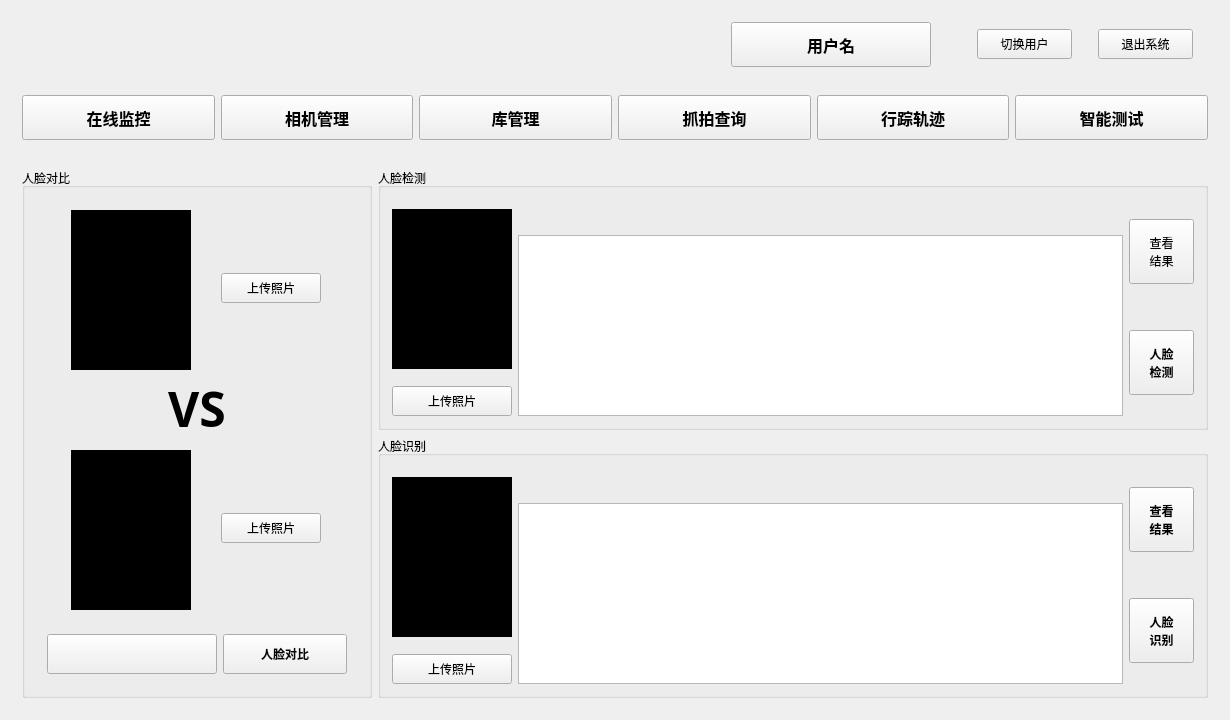
<?xml version="1.0" encoding="UTF-8"?>
<ui version="4.0">
 <class>MainInterface</class>
 <widget class="QWidget" name="MainInterface">
  <property name="geometry">
   <rect>
    <x>0</x>
    <y>0</y>
    <width>1230</width>
    <height>720</height>
   </rect>
  </property>
  <property name="minimumSize">
   <size>
    <width>1150</width>
    <height>700</height>
   </size>
  </property>
  <property name="windowTitle">
   <string>监控系统</string>
  </property>
  <layout class="QGridLayout" name="gridLayout">
   <item row="0" column="0">
    <widget class="QWidget" name="widget_2" native="true">
     <layout class="QHBoxLayout" name="horizontalLayout_2">
      <item>
       <spacer name="horizontalSpacer">
        <property name="orientation">
         <enum>Qt::Horizontal</enum>
        </property>
        <property name="sizeHint" stdset="0">
         <size>
          <width>40</width>
          <height>20</height>
         </size>
        </property>
       </spacer>
      </item>
      <item>
       <widget class="QToolButton" name="button_user_account_name">
        <property name="minimumSize">
         <size>
          <width>200</width>
          <height>45</height>
         </size>
        </property>
        <property name="font">
         <font>
          <family>04b_21</family>
          <pointsize>12</pointsize>
          <weight>75</weight>
          <bold>true</bold>
         </font>
        </property>
        <property name="focusPolicy">
         <enum>Qt::TabFocus</enum>
        </property>
        <property name="text">
         <string>用户名</string>
        </property>
        <property name="toolButtonStyle">
         <enum>Qt::ToolButtonTextBesideIcon</enum>
        </property>
       </widget>
      </item>
      <item>
       <spacer name="horizontalSpacer_2">
        <property name="orientation">
         <enum>Qt::Horizontal</enum>
        </property>
        <property name="sizeType">
         <enum>QSizePolicy::Fixed</enum>
        </property>
        <property name="sizeHint" stdset="0">
         <size>
          <width>40</width>
          <height>20</height>
         </size>
        </property>
       </spacer>
      </item>
      <item>
       <widget class="QPushButton" name="button_change_account">
        <property name="minimumSize">
         <size>
          <width>95</width>
          <height>30</height>
         </size>
        </property>
        <property name="maximumSize">
         <size>
          <width>95</width>
          <height>30</height>
         </size>
        </property>
        <property name="text">
         <string>切换用户</string>
        </property>
       </widget>
      </item>
      <item>
       <spacer name="horizontalSpacer_4">
        <property name="orientation">
         <enum>Qt::Horizontal</enum>
        </property>
        <property name="sizeType">
         <enum>QSizePolicy::Fixed</enum>
        </property>
        <property name="sizeHint" stdset="0">
         <size>
          <width>20</width>
          <height>20</height>
         </size>
        </property>
       </spacer>
      </item>
      <item>
       <widget class="QPushButton" name="button_close_system">
        <property name="minimumSize">
         <size>
          <width>95</width>
          <height>30</height>
         </size>
        </property>
        <property name="maximumSize">
         <size>
          <width>95</width>
          <height>30</height>
         </size>
        </property>
        <property name="text">
         <string>退出系统</string>
        </property>
       </widget>
      </item>
      <item>
       <spacer name="horizontalSpacer_3">
        <property name="orientation">
         <enum>Qt::Horizontal</enum>
        </property>
        <property name="sizeType">
         <enum>QSizePolicy::Fixed</enum>
        </property>
        <property name="sizeHint" stdset="0">
         <size>
          <width>15</width>
          <height>20</height>
         </size>
        </property>
       </spacer>
      </item>
     </layout>
    </widget>
   </item>
   <item row="1" column="0">
    <widget class="QWidget" name="widget" native="true">
     <layout class="QHBoxLayout" name="horizontalLayout">
      <item>
       <widget class="QPushButton" name="button_online_monitoring">
        <property name="minimumSize">
         <size>
          <width>150</width>
          <height>45</height>
         </size>
        </property>
        <property name="maximumSize">
         <size>
          <width>200</width>
          <height>55</height>
         </size>
        </property>
        <property name="font">
         <font>
          <family>04b_21</family>
          <pointsize>12</pointsize>
          <weight>75</weight>
          <bold>true</bold>
         </font>
        </property>
        <property name="text">
         <string>在线监控</string>
        </property>
       </widget>
      </item>
      <item>
       <widget class="QPushButton" name="button_camera_management">
        <property name="minimumSize">
         <size>
          <width>150</width>
          <height>45</height>
         </size>
        </property>
        <property name="maximumSize">
         <size>
          <width>200</width>
          <height>55</height>
         </size>
        </property>
        <property name="font">
         <font>
          <family>04b_21</family>
          <pointsize>12</pointsize>
          <weight>75</weight>
          <bold>true</bold>
         </font>
        </property>
        <property name="text">
         <string>相机管理</string>
        </property>
       </widget>
      </item>
      <item>
       <widget class="QPushButton" name="button_library_management">
        <property name="minimumSize">
         <size>
          <width>150</width>
          <height>45</height>
         </size>
        </property>
        <property name="maximumSize">
         <size>
          <width>200</width>
          <height>55</height>
         </size>
        </property>
        <property name="font">
         <font>
          <family>04b_21</family>
          <pointsize>12</pointsize>
          <weight>75</weight>
          <bold>true</bold>
         </font>
        </property>
        <property name="text">
         <string>库管理</string>
        </property>
       </widget>
      </item>
      <item>
       <widget class="QPushButton" name="button_snap_query">
        <property name="minimumSize">
         <size>
          <width>150</width>
          <height>45</height>
         </size>
        </property>
        <property name="maximumSize">
         <size>
          <width>200</width>
          <height>55</height>
         </size>
        </property>
        <property name="font">
         <font>
          <family>04b_21</family>
          <pointsize>12</pointsize>
          <weight>75</weight>
          <bold>true</bold>
         </font>
        </property>
        <property name="text">
         <string>抓拍查询</string>
        </property>
       </widget>
      </item>
      <item>
       <widget class="QPushButton" name="button_track">
        <property name="minimumSize">
         <size>
          <width>150</width>
          <height>45</height>
         </size>
        </property>
        <property name="maximumSize">
         <size>
          <width>200</width>
          <height>55</height>
         </size>
        </property>
        <property name="font">
         <font>
          <family>04b_21</family>
          <pointsize>12</pointsize>
          <weight>75</weight>
          <bold>true</bold>
         </font>
        </property>
        <property name="text">
         <string>行踪轨迹</string>
        </property>
       </widget>
      </item>
      <item>
       <widget class="QPushButton" name="button_intelligence_test">
        <property name="minimumSize">
         <size>
          <width>150</width>
          <height>45</height>
         </size>
        </property>
        <property name="maximumSize">
         <size>
          <width>200</width>
          <height>55</height>
         </size>
        </property>
        <property name="font">
         <font>
          <family>04b_21</family>
          <pointsize>12</pointsize>
          <weight>75</weight>
          <bold>true</bold>
         </font>
        </property>
        <property name="text">
         <string>智能测试</string>
        </property>
       </widget>
      </item>
     </layout>
    </widget>
   </item>
   <item row="2" column="0">
    <widget class="QStackedWidget" name="stacked_main_funcation">
     <property name="currentIndex">
      <number>1</number>
     </property>
     <widget class="QWidget" name="page_camera_management"/>
     <widget class="QWidget" name="page_intelligence_test">
      <layout class="QGridLayout" name="gridLayout_5">
       <item row="0" column="1">
        <widget class="QGroupBox" name="groupBox_2">
         <property name="minimumSize">
          <size>
           <width>650</width>
           <height>240</height>
          </size>
         </property>
         <property name="title">
          <string>人脸检测</string>
         </property>
         <property name="flat">
          <bool>false</bool>
         </property>
         <property name="checkable">
          <bool>false</bool>
         </property>
         <property name="checked">
          <bool>false</bool>
         </property>
         <layout class="QGridLayout" name="gridLayout_2">
          <item row="0" column="0" rowspan="3">
           <widget class="QLabel" name="label_detect_image">
            <property name="minimumSize">
             <size>
              <width>120</width>
              <height>160</height>
             </size>
            </property>
            <property name="maximumSize">
             <size>
              <width>120</width>
              <height>160</height>
             </size>
            </property>
            <property name="styleSheet">
             <string notr="true">background-color: rgb(0, 0, 0);</string>
            </property>
            <property name="text">
             <string/>
            </property>
            <property name="alignment">
             <set>Qt::AlignCenter</set>
            </property>
           </widget>
          </item>
          <item row="0" column="1">
           <widget class="QLabel" name="label_detect_result">
            <property name="minimumSize">
             <size>
              <width>0</width>
              <height>30</height>
             </size>
            </property>
            <property name="maximumSize">
             <size>
              <width>50000</width>
              <height>30</height>
             </size>
            </property>
            <property name="font">
             <font>
              <family>04b_21</family>
              <pointsize>12</pointsize>
              <weight>75</weight>
              <bold>true</bold>
             </font>
            </property>
            <property name="styleSheet">
             <string notr="true"/>
            </property>
            <property name="text">
             <string/>
            </property>
            <property name="alignment">
             <set>Qt::AlignCenter</set>
            </property>
           </widget>
          </item>
          <item row="0" column="2" rowspan="2">
           <widget class="QPushButton" name="button_display_result">
            <property name="minimumSize">
             <size>
              <width>65</width>
              <height>65</height>
             </size>
            </property>
            <property name="maximumSize">
             <size>
              <width>65</width>
              <height>65</height>
             </size>
            </property>
            <property name="text">
             <string>查看
结果</string>
            </property>
           </widget>
          </item>
          <item row="1" column="1" rowspan="3">
           <widget class="QTreeWidget" name="tree_detect_result">
            <property name="minimumSize">
             <size>
              <width>380</width>
              <height>0</height>
             </size>
            </property>
            <property name="columnCount">
             <number>0</number>
            </property>
            <attribute name="headerCascadingSectionResizes">
             <bool>false</bool>
            </attribute>
            <attribute name="headerDefaultSectionSize">
             <number>150</number>
            </attribute>
            <attribute name="headerMinimumSectionSize">
             <number>120</number>
            </attribute>
           </widget>
          </item>
          <item row="2" column="2" rowspan="2">
           <widget class="QPushButton" name="button_detect_task">
            <property name="minimumSize">
             <size>
              <width>65</width>
              <height>65</height>
             </size>
            </property>
            <property name="maximumSize">
             <size>
              <width>65</width>
              <height>65</height>
             </size>
            </property>
            <property name="font">
             <font>
              <weight>75</weight>
              <bold>true</bold>
             </font>
            </property>
            <property name="text">
             <string>人脸
检测</string>
            </property>
           </widget>
          </item>
          <item row="3" column="0">
           <widget class="QPushButton" name="button_upload_detect_image">
            <property name="minimumSize">
             <size>
              <width>120</width>
              <height>30</height>
             </size>
            </property>
            <property name="maximumSize">
             <size>
              <width>120</width>
              <height>30</height>
             </size>
            </property>
            <property name="text">
             <string>上传照片</string>
            </property>
           </widget>
          </item>
         </layout>
        </widget>
       </item>
       <item row="1" column="1">
        <widget class="QGroupBox" name="groupBox_3">
         <property name="minimumSize">
          <size>
           <width>650</width>
           <height>240</height>
          </size>
         </property>
         <property name="title">
          <string>人脸识别</string>
         </property>
         <property name="flat">
          <bool>false</bool>
         </property>
         <property name="checkable">
          <bool>false</bool>
         </property>
         <layout class="QGridLayout" name="gridLayout_4">
          <item row="0" column="0" rowspan="3">
           <widget class="QLabel" name="label_reconige_image">
            <property name="minimumSize">
             <size>
              <width>120</width>
              <height>160</height>
             </size>
            </property>
            <property name="maximumSize">
             <size>
              <width>120</width>
              <height>160</height>
             </size>
            </property>
            <property name="styleSheet">
             <string notr="true">background-color: rgb(0, 0, 0);</string>
            </property>
            <property name="text">
             <string/>
            </property>
            <property name="alignment">
             <set>Qt::AlignCenter</set>
            </property>
           </widget>
          </item>
          <item row="0" column="1">
           <widget class="QLabel" name="label_recognize_result">
            <property name="minimumSize">
             <size>
              <width>0</width>
              <height>30</height>
             </size>
            </property>
            <property name="maximumSize">
             <size>
              <width>50000</width>
              <height>30</height>
             </size>
            </property>
            <property name="font">
             <font>
              <family>04b_21</family>
              <pointsize>12</pointsize>
              <weight>75</weight>
              <bold>true</bold>
             </font>
            </property>
            <property name="styleSheet">
             <string notr="true"/>
            </property>
            <property name="text">
             <string/>
            </property>
            <property name="alignment">
             <set>Qt::AlignCenter</set>
            </property>
           </widget>
          </item>
          <item row="0" column="2" rowspan="2">
           <widget class="QPushButton" name="button_recognize_result">
            <property name="minimumSize">
             <size>
              <width>65</width>
              <height>65</height>
             </size>
            </property>
            <property name="maximumSize">
             <size>
              <width>65</width>
              <height>65</height>
             </size>
            </property>
            <property name="font">
             <font>
              <weight>75</weight>
              <bold>true</bold>
             </font>
            </property>
            <property name="text">
             <string>查看
结果</string>
            </property>
           </widget>
          </item>
          <item row="1" column="1" rowspan="3">
           <widget class="QTreeWidget" name="tree_recognize_result">
            <property name="columnCount">
             <number>0</number>
            </property>
            <attribute name="headerDefaultSectionSize">
             <number>150</number>
            </attribute>
           </widget>
          </item>
          <item row="2" column="2" rowspan="2">
           <widget class="QPushButton" name="button_recognize_task">
            <property name="minimumSize">
             <size>
              <width>65</width>
              <height>65</height>
             </size>
            </property>
            <property name="maximumSize">
             <size>
              <width>65</width>
              <height>65</height>
             </size>
            </property>
            <property name="font">
             <font>
              <weight>75</weight>
              <bold>true</bold>
             </font>
            </property>
            <property name="text">
             <string>人脸
识别</string>
            </property>
           </widget>
          </item>
          <item row="3" column="0">
           <widget class="QPushButton" name="button_upload_recognize_image">
            <property name="minimumSize">
             <size>
              <width>120</width>
              <height>30</height>
             </size>
            </property>
            <property name="maximumSize">
             <size>
              <width>120</width>
              <height>30</height>
             </size>
            </property>
            <property name="text">
             <string>上传照片</string>
            </property>
           </widget>
          </item>
         </layout>
        </widget>
       </item>
       <item row="0" column="0" rowspan="2">
        <widget class="QGroupBox" name="groupBox">
         <property name="minimumSize">
          <size>
           <width>350</width>
           <height>500</height>
          </size>
         </property>
         <property name="title">
          <string>人脸对比</string>
         </property>
         <property name="flat">
          <bool>false</bool>
         </property>
         <property name="checkable">
          <bool>false</bool>
         </property>
         <property name="checked">
          <bool>false</bool>
         </property>
         <layout class="QVBoxLayout" name="verticalLayout_2">
          <item>
           <widget class="QWidget" name="widget_4" native="true">
            <property name="sizePolicy">
             <sizepolicy hsizetype="Preferred" vsizetype="Fixed">
              <horstretch>0</horstretch>
              <verstretch>0</verstretch>
             </sizepolicy>
            </property>
            <layout class="QHBoxLayout" name="horizontalLayout_4">
             <item>
              <widget class="QLabel" name="label_compare_image1">
               <property name="minimumSize">
                <size>
                 <width>120</width>
                 <height>160</height>
                </size>
               </property>
               <property name="maximumSize">
                <size>
                 <width>120</width>
                 <height>160</height>
                </size>
               </property>
               <property name="styleSheet">
                <string notr="true">background-color: rgb(0, 0, 0);</string>
               </property>
               <property name="text">
                <string/>
               </property>
               <property name="alignment">
                <set>Qt::AlignCenter</set>
               </property>
              </widget>
             </item>
             <item>
              <widget class="QPushButton" name="button_upload_image1">
               <property name="minimumSize">
                <size>
                 <width>0</width>
                 <height>0</height>
                </size>
               </property>
               <property name="maximumSize">
                <size>
                 <width>100</width>
                 <height>30</height>
                </size>
               </property>
               <property name="text">
                <string>上传照片</string>
               </property>
              </widget>
             </item>
            </layout>
           </widget>
          </item>
          <item>
           <widget class="QLabel" name="label_vs_icon">
            <property name="maximumSize">
             <size>
              <width>500</width>
              <height>50</height>
             </size>
            </property>
            <property name="font">
             <font>
              <family>SketchFlow Print</family>
              <pointsize>36</pointsize>
              <weight>75</weight>
              <italic>false</italic>
              <bold>true</bold>
             </font>
            </property>
            <property name="styleSheet">
             <string notr="true"/>
            </property>
            <property name="text">
             <string>VS</string>
            </property>
            <property name="alignment">
             <set>Qt::AlignCenter</set>
            </property>
           </widget>
          </item>
          <item>
           <widget class="QWidget" name="widget_5" native="true">
            <layout class="QHBoxLayout" name="horizontalLayout_5">
             <item>
              <widget class="QLabel" name="label_compare_image2">
               <property name="minimumSize">
                <size>
                 <width>120</width>
                 <height>160</height>
                </size>
               </property>
               <property name="maximumSize">
                <size>
                 <width>120</width>
                 <height>160</height>
                </size>
               </property>
               <property name="styleSheet">
                <string notr="true">border-color: rgb(0, 0, 0);
background-color: rgb(0, 0, 0);</string>
               </property>
               <property name="text">
                <string/>
               </property>
               <property name="alignment">
                <set>Qt::AlignCenter</set>
               </property>
              </widget>
             </item>
             <item>
              <widget class="QPushButton" name="button_upload_image2">
               <property name="maximumSize">
                <size>
                 <width>100</width>
                 <height>30</height>
                </size>
               </property>
               <property name="text">
                <string>上传照片</string>
               </property>
              </widget>
             </item>
            </layout>
           </widget>
          </item>
          <item>
           <widget class="QWidget" name="widget_6" native="true">
            <layout class="QHBoxLayout" name="horizontalLayout_6">
             <item>
              <widget class="QToolButton" name="button_compare_result">
               <property name="minimumSize">
                <size>
                 <width>170</width>
                 <height>40</height>
                </size>
               </property>
               <property name="font">
                <font>
                 <family>华文行楷</family>
                 <pointsize>14</pointsize>
                 <weight>50</weight>
                 <bold>false</bold>
                </font>
               </property>
               <property name="text">
                <string/>
               </property>
              </widget>
             </item>
             <item>
              <widget class="QPushButton" name="button_compare_task">
               <property name="minimumSize">
                <size>
                 <width>120</width>
                 <height>40</height>
                </size>
               </property>
               <property name="maximumSize">
                <size>
                 <width>130</width>
                 <height>16777215</height>
                </size>
               </property>
               <property name="font">
                <font>
                 <weight>75</weight>
                 <bold>true</bold>
                </font>
               </property>
               <property name="text">
                <string>人脸对比</string>
               </property>
              </widget>
             </item>
            </layout>
           </widget>
          </item>
         </layout>
        </widget>
       </item>
      </layout>
     </widget>
     <widget class="QWidget" name="page_library_management">
      <layout class="QHBoxLayout" name="horizontalLayout_3">
       <item>
        <widget class="QGroupBox" name="groupBox_4">
         <property name="sizePolicy">
          <sizepolicy hsizetype="Fixed" vsizetype="Preferred">
           <horstretch>0</horstretch>
           <verstretch>0</verstretch>
          </sizepolicy>
         </property>
         <property name="maximumSize">
          <size>
           <width>250</width>
           <height>16777215</height>
          </size>
         </property>
         <property name="title">
          <string>用户组管理</string>
         </property>
         <layout class="QGridLayout" name="gridLayout_3">
          <item row="0" column="3">
           <spacer name="horizontalSpacer_6">
            <property name="orientation">
             <enum>Qt::Horizontal</enum>
            </property>
            <property name="sizeHint" stdset="0">
             <size>
              <width>40</width>
              <height>20</height>
             </size>
            </property>
           </spacer>
          </item>
          <item row="0" column="6">
           <widget class="QToolButton" name="button_library_refresh">
            <property name="minimumSize">
             <size>
              <width>30</width>
              <height>30</height>
             </size>
            </property>
            <property name="maximumSize">
             <size>
              <width>30</width>
              <height>30</height>
             </size>
            </property>
            <property name="text">
             <string>R</string>
            </property>
            <property name="iconSize">
             <size>
              <width>30</width>
              <height>30</height>
             </size>
            </property>
           </widget>
          </item>
          <item row="0" column="4">
           <widget class="QToolButton" name="button_library_edit">
            <property name="minimumSize">
             <size>
              <width>30</width>
              <height>30</height>
             </size>
            </property>
            <property name="maximumSize">
             <size>
              <width>30</width>
              <height>30</height>
             </size>
            </property>
            <property name="text">
             <string>E</string>
            </property>
            <property name="iconSize">
             <size>
              <width>30</width>
              <height>30</height>
             </size>
            </property>
           </widget>
          </item>
          <item row="1" column="0" colspan="7">
           <widget class="QListWidget" name="list_library_app">
            <property name="font">
             <font>
              <family>微软雅黑</family>
              <pointsize>12</pointsize>
              <weight>50</weight>
              <bold>false</bold>
             </font>
            </property>
            <property name="styleSheet">
             <string notr="true">background-color: rgb(230, 230, 230);</string>
            </property>
           </widget>
          </item>
          <item row="0" column="2">
           <widget class="QToolButton" name="button_library_del">
            <property name="minimumSize">
             <size>
              <width>30</width>
              <height>30</height>
             </size>
            </property>
            <property name="maximumSize">
             <size>
              <width>30</width>
              <height>30</height>
             </size>
            </property>
            <property name="font">
             <font>
              <family>方正粗黑宋简体</family>
              <pointsize>18</pointsize>
              <weight>75</weight>
              <bold>true</bold>
             </font>
            </property>
            <property name="styleSheet">
             <string notr="true">color: rgb(255, 0, 0);</string>
            </property>
            <property name="text">
             <string>-</string>
            </property>
            <property name="iconSize">
             <size>
              <width>30</width>
              <height>30</height>
             </size>
            </property>
           </widget>
          </item>
          <item row="0" column="0">
           <widget class="QToolButton" name="button_library_add">
            <property name="minimumSize">
             <size>
              <width>30</width>
              <height>30</height>
             </size>
            </property>
            <property name="maximumSize">
             <size>
              <width>30</width>
              <height>30</height>
             </size>
            </property>
            <property name="font">
             <font>
              <family>方正粗黑宋简体</family>
              <pointsize>18</pointsize>
              <weight>75</weight>
              <bold>true</bold>
             </font>
            </property>
            <property name="styleSheet">
             <string notr="true">color: rgb(0, 255, 0);</string>
            </property>
            <property name="text">
             <string>+</string>
            </property>
            <property name="iconSize">
             <size>
              <width>30</width>
              <height>30</height>
             </size>
            </property>
           </widget>
          </item>
          <item row="0" column="1">
           <spacer name="horizontalSpacer_5">
            <property name="orientation">
             <enum>Qt::Horizontal</enum>
            </property>
            <property name="sizeHint" stdset="0">
             <size>
              <width>40</width>
              <height>20</height>
             </size>
            </property>
           </spacer>
          </item>
          <item row="0" column="5">
           <spacer name="horizontalSpacer_9">
            <property name="orientation">
             <enum>Qt::Horizontal</enum>
            </property>
            <property name="sizeHint" stdset="0">
             <size>
              <width>40</width>
              <height>20</height>
             </size>
            </property>
           </spacer>
          </item>
         </layout>
        </widget>
       </item>
       <item>
        <widget class="QGroupBox" name="groupBox_7">
         <property name="title">
          <string>用户人脸库</string>
         </property>
         <layout class="QGridLayout" name="gridLayout_8">
          <item row="0" column="5">
           <spacer name="horizontalSpacer_13">
            <property name="orientation">
             <enum>Qt::Horizontal</enum>
            </property>
            <property name="sizeHint" stdset="0">
             <size>
              <width>40</width>
              <height>20</height>
             </size>
            </property>
           </spacer>
          </item>
          <item row="1" column="0" colspan="9">
           <widget class="QListWidget" name="list_users_info">
            <property name="styleSheet">
             <string notr="true">background-color: rgb(230, 230, 230);</string>
            </property>
           </widget>
          </item>
          <item row="0" column="2">
           <widget class="QPushButton" name="button_add_users">
            <property name="minimumSize">
             <size>
              <width>130</width>
              <height>30</height>
             </size>
            </property>
            <property name="maximumSize">
             <size>
              <width>130</width>
              <height>30</height>
             </size>
            </property>
            <property name="text">
             <string>批量添加</string>
            </property>
           </widget>
          </item>
          <item row="0" column="0">
           <widget class="QPushButton" name="button_add_user">
            <property name="minimumSize">
             <size>
              <width>130</width>
              <height>30</height>
             </size>
            </property>
            <property name="maximumSize">
             <size>
              <width>130</width>
              <height>30</height>
             </size>
            </property>
            <property name="text">
             <string>添加用户</string>
            </property>
           </widget>
          </item>
          <item row="0" column="4">
           <widget class="QPushButton" name="button_modify_user">
            <property name="minimumSize">
             <size>
              <width>130</width>
              <height>30</height>
             </size>
            </property>
            <property name="maximumSize">
             <size>
              <width>130</width>
              <height>30</height>
             </size>
            </property>
            <property name="text">
             <string>修改用户</string>
            </property>
           </widget>
          </item>
          <item row="0" column="6">
           <widget class="QPushButton" name="button_delete_user">
            <property name="minimumSize">
             <size>
              <width>130</width>
              <height>30</height>
             </size>
            </property>
            <property name="maximumSize">
             <size>
              <width>130</width>
              <height>30</height>
             </size>
            </property>
            <property name="text">
             <string>批量删除</string>
            </property>
           </widget>
          </item>
          <item row="0" column="8">
           <widget class="QPushButton" name="button_update_users">
            <property name="minimumSize">
             <size>
              <width>130</width>
              <height>30</height>
             </size>
            </property>
            <property name="text">
             <string>刷新列表</string>
            </property>
           </widget>
          </item>
          <item row="0" column="1">
           <spacer name="horizontalSpacer_11">
            <property name="orientation">
             <enum>Qt::Horizontal</enum>
            </property>
            <property name="sizeHint" stdset="0">
             <size>
              <width>40</width>
              <height>20</height>
             </size>
            </property>
           </spacer>
          </item>
          <item row="0" column="3">
           <spacer name="horizontalSpacer_12">
            <property name="orientation">
             <enum>Qt::Horizontal</enum>
            </property>
            <property name="sizeHint" stdset="0">
             <size>
              <width>40</width>
              <height>20</height>
             </size>
            </property>
           </spacer>
          </item>
          <item row="0" column="7">
           <spacer name="horizontalSpacer_14">
            <property name="orientation">
             <enum>Qt::Horizontal</enum>
            </property>
            <property name="sizeHint" stdset="0">
             <size>
              <width>40</width>
              <height>20</height>
             </size>
            </property>
           </spacer>
          </item>
         </layout>
        </widget>
       </item>
      </layout>
     </widget>
     <widget class="QWidget" name="page_online_monitoring">
      <layout class="QGridLayout" name="gridLayout_7">
       <item row="0" column="0" rowspan="2">
        <widget class="QGroupBox" name="groupBox_5">
         <property name="title">
          <string>实时监控</string>
         </property>
         <layout class="QGridLayout" name="gridLayout_6">
          <item row="0" column="0" colspan="7">
           <widget class="QWidget" name="widget_3" native="true"/>
          </item>
          <item row="1" column="6">
           <widget class="QToolButton" name="toolButton_8">
            <property name="text">
             <string>...</string>
            </property>
           </widget>
          </item>
          <item row="1" column="5">
           <widget class="QToolButton" name="toolButton_7">
            <property name="text">
             <string>...</string>
            </property>
           </widget>
          </item>
          <item row="1" column="0">
           <widget class="QCheckBox" name="checkBox">
            <property name="text">
             <string>CheckBox</string>
            </property>
           </widget>
          </item>
          <item row="1" column="1">
           <widget class="QCheckBox" name="checkBox_3">
            <property name="text">
             <string>CheckBox</string>
            </property>
           </widget>
          </item>
          <item row="1" column="4">
           <widget class="QToolButton" name="toolButton_6">
            <property name="text">
             <string>...</string>
            </property>
           </widget>
          </item>
          <item row="1" column="3">
           <widget class="QToolButton" name="toolButton_5">
            <property name="text">
             <string>...</string>
            </property>
           </widget>
          </item>
         </layout>
        </widget>
       </item>
       <item row="0" column="1">
        <widget class="QGroupBox" name="groupBox_6">
         <property name="title">
          <string>相机列表</string>
         </property>
         <layout class="QVBoxLayout" name="verticalLayout">
          <item>
           <widget class="QListWidget" name="listWidget"/>
          </item>
         </layout>
        </widget>
       </item>
       <item row="1" column="1">
        <widget class="QLabel" name="label">
         <property name="text">
          <string>TextLabel</string>
         </property>
        </widget>
       </item>
      </layout>
     </widget>
     <widget class="QWidget" name="page_snap_query"/>
     <widget class="QWidget" name="page_track"/>
    </widget>
   </item>
  </layout>
 </widget>
 <layoutdefault spacing="6" margin="11"/>
 <resources/>
 <connections/>
</ui>
